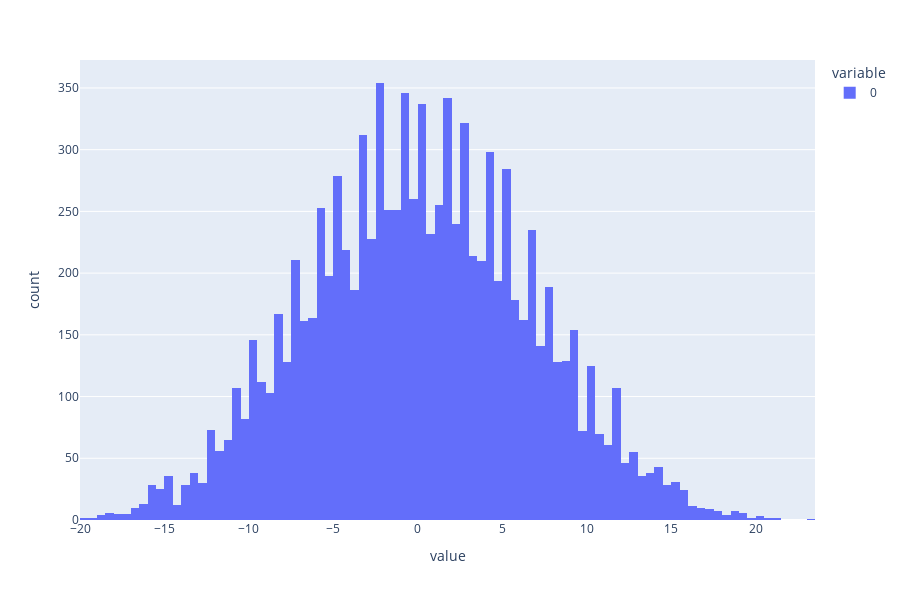

The code cell stored with this chart in its notebook:
### Code cell
px.histogram(diferencas, height=600)

### Figure 1 — Plotly figure (JSON) as saved in the notebook; plotly's stock layout.template omitted (floating-point values rounded to 4 significant figures; data arrays with more than 128 entries replaced by an {"elided": "..."} marker saying what was removed)
{"data": [{"bingroup": "x", "hovertemplate": "variable=0<br>value=%{x}<br>count=%{y}<extra></extra>", "legendgroup": "0", "marker": {"color": "#636efa", "pattern": {"shape": ""}}, "name": "0", "orientation": "v", "showlegend": true, "type": "histogram", "x": {"elided": "10000 float values"}, "xaxis": "x", "yaxis": "y"}], "layout": {"barmode": "relative", "height": 600, "legend": {"title": {"text": "variable"}, "tracegroupgap": 0}, "margin": {"t": 60}, "xaxis": {"anchor": "y", "domain": [0, 1], "title": {"text": "value"}}, "yaxis": {"anchor": "x", "domain": [0, 1], "title": {"text": "count"}}}}
